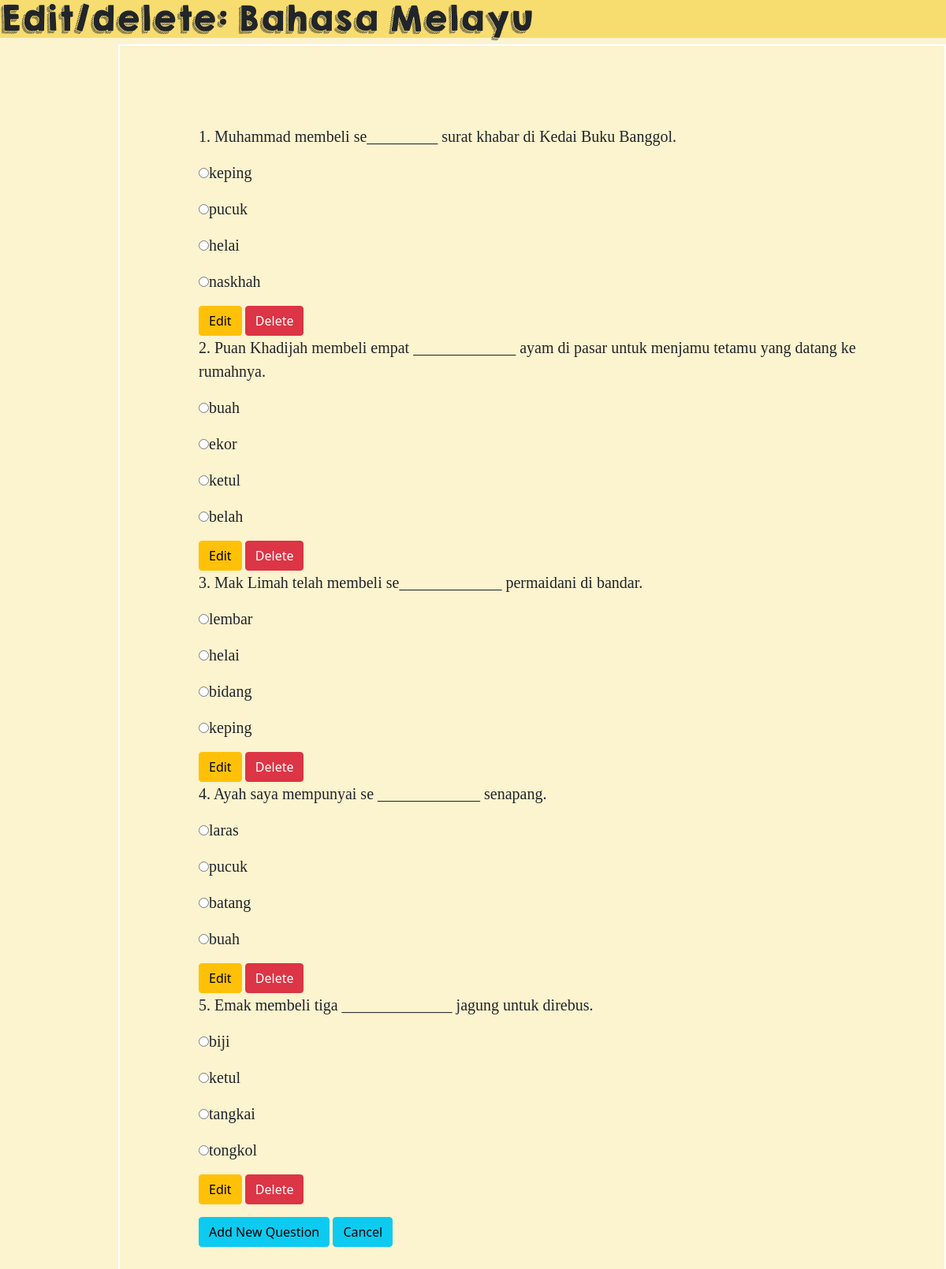
The page /admin/questions/bm.php on the database its author committed.
### tables this page shows
CREATE TABLE `questiona` (
  `auto_id` int(10) UNSIGNED NOT NULL,
  `qnum` varchar(5) DEFAULT NULL,
  `question` varchar(1000) DEFAULT NULL,
  `answer1` varchar(500) DEFAULT NULL,
  `answer2` varchar(500) DEFAULT NULL,
  `answer3` varchar(500) DEFAULT NULL,
  `answer4` varchar(500) DEFAULT NULL,
  `answer5` varchar(500) DEFAULT NULL,
  `mark1` varchar(5) DEFAULT NULL,
  `mark2` varchar(5) DEFAULT NULL,
  `mark3` varchar(5) DEFAULT NULL,
  `mark4` varchar(5) DEFAULT NULL,
  `mark5` varchar(5) DEFAULT NULL
);

### admin/questions/bm.php (the view, shortened to what this page needs)
<?php
require_once "../../db.php";
$id = $_POST['id'];
?>
<html>
<head>
  <link href="https://cdn.jsdelivr.net/npm/bootstrap@5.0.2/dist/css/bootstrap.min.css" rel="stylesheet">
  <link rel="stylesheet" type="text/css" href="../../css/index.css">
</head>
<body>
    <div class="header">
    <h1>Edit/delete: Bahasa Melayu</h1>
    </div>
<div class="left">
<?php
$stmt = $conn->query("SELECT * FROM questiona order by qnum");
$row = $stmt->fetchAll(PDO::FETCH_ASSOC);
echo '<form name="quiz" id="quiz">';
foreach ($row as $row) {
    echo '<div>';
    echo '<p>'.$row['qnum'].". ".$row['question'].'</p>';
    if (!strlen($row['answer1']) < 1) {
        echo '<p><input type="radio" name="'.$row['qnum'].'" value="'.$row['mark1'].'">'.$row['answer1'].'</p>';
    };
    if (!strlen($row['answer2']) < 1) {
        echo '<p><input type="radio" name="'.$row['qnum'].'" value="'.$row['mark2'].'">'.$row['answer2'].'</p>';
    };
    if (!strlen($row['answer3']) < 1) {
        echo '<p><input type="radio" name="'.$row['qnum'].'" value="'.$row['mark3'].'">'.$row['answer3'].'</p>';
    };
    if (!strlen($row['answer4']) < 1) {
        echo '<p><input type="radio" name="'.$row['qnum'].'" value="'.$row['mark4'].'">'.$row['answer4'].'</p>';
    };
    echo '<a class="btn btn-warning" href="../edit/bm.php? auto_id='.urlencode($row['auto_id']).'">Edit</a>';
    echo '<a class="btn btn-danger" href="../delete/bm.php? auto_id='.urlencode($row['auto_id']).'">Delete</a>';
    echo '</div>';
}
echo '</form>';
?>
<a href="../add/bm.php" class="btn btn-info" role="button">Add New Question</a>
<a href="../dashboard.php?id=<?php echo $id ?>" class="btn btn-info" role="button">Cancel</a>
  </div>
</body>
</html>

### css/index.css (style rules this page uses)
body { margin: 0; padding: 0; background: #FCF3CF; }
.header { position: relative; background-color: #F7DC6F; background-position: center; background-size: auto; }
h1 { font-family: kghappy; }
p { font-family: splodge; }
a { text-decoration: none; }
.left { position: absolute; left: 150px; width: auto; height: auto; padding: 100px; border: 2px solid white; }

### admin/questions/bm.php (style rules this page uses)
p { font-size: 20px; }

### rows shown on the page
questiona: qnum "1", question "Muhammad membeli se_________ surat khabar di Kedai Buku Banggol.", answer1 "keping", answer2 "pucuk", answer3 "helai", answer4 "naskhah"
questiona: qnum "2", question "Puan Khadijah membeli empat _____________ ayam di pasar untuk menjamu tetamu yang datang ke rumahnya.", answer1 "buah", answer2 "ekor", answer3 "ketul", answer4 "belah"
questiona: qnum "3", question "Mak Limah telah membeli se_____________ permaidani di bandar.", answer1 "lembar", answer2 "helai", answer3 "bidang", answer4 "keping"
questiona: qnum "4", question "Ayah saya mempunyai se _____________ senapang.", answer1 "laras", answer2 "pucuk", answer3 "batang", answer4 "buah"
questiona: qnum "5", question "Emak membeli tiga ______________ jagung untuk direbus.", answer1 "biji", answer2 "ketul", answer3 "tangkai", answer4 "tongkol"
